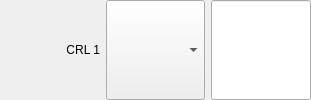
        <widget class="caFrame" name="CRL1_choice">
         <layout class="QHBoxLayout" name="horizontalLayout_6" stretch="1,1,1">
          <property name="margin">
           <number>0</number>
          </property>
          <item>
           <widget class="caLabel" name="calabel_33">
            <property name="text">
             <string>CRL 1</string>
            </property>
            <property name="alignment">
             <set>Qt::AlignRight|Qt::AlignTrailing|Qt::AlignVCenter</set>
            </property>
            <property name="fontScaleMode">
             <enum>ESimpleLabel::WidthAndHeight</enum>
            </property>
           </widget>
          </item>
          <item>
           <widget class="caMenu" name="camenu_2">
            <property name="sizePolicy">
             <sizepolicy hsizetype="Preferred" vsizetype="Preferred">
              <horstretch>0</horstretch>
              <verstretch>0</verstretch>
             </sizepolicy>
            </property>
            <property name="channel" stdset="0">
             <string notr="true">$(P)$(CRL):system1</string>
            </property>
            <property name="colorMode">
             <enum>caMenu::Static</enum>
            </property>
            <property name="background">
             <color>
              <red>115</red>
              <green>223</green>
              <blue>255</blue>
             </color>
            </property>
           </widget>
          </item>
          <item>
           <widget class="caLineEdit" name="caLineEdit_21">
            <property name="sizePolicy">
             <sizepolicy hsizetype="Preferred" vsizetype="Expanding">
              <horstretch>0</horstretch>
              <verstretch>0</verstretch>
             </sizepolicy>
            </property>
            <property name="font">
             <font>
              <pointsize>16</pointsize>
             </font>
            </property>
            <property name="text">
             <string/>
            </property>
            <property name="alignment">
             <set>Qt::AlignRight|Qt::AlignTrailing|Qt::AlignVCenter</set>
            </property>
            <property name="channel" stdset="0">
             <string notr="true">$(P)$(CRL):system1_RBV</string>
            </property>
            <property name="foreground">
             <color>
              <red>10</red>
              <green>0</green>
              <blue>184</blue>
             </color>
            </property>
            <property name="background">
             <color>
              <red>200</red>
              <green>200</green>
              <blue>200</blue>
             </color>
            </property>
            <property name="colorMode">
             <enum>caLineEdit::Static</enum>
            </property>
            <property name="precision">
             <number>0</number>
            </property>
            <property name="precisionMode">
             <enum>caLineEdit::User</enum>
            </property>
            <property name="fontScaleMode" stdset="0">
             <enum>caLineEdit::None</enum>
            </property>
            <property name="formatType">
             <enum>caLineEdit::string</enum>
            </property>
           </widget>
          </item>
         </layout>
        </widget>
